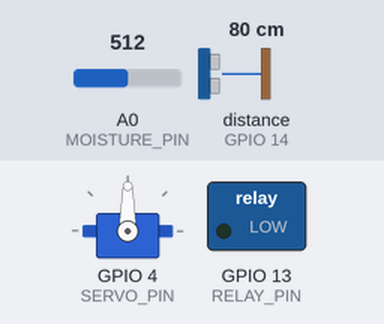
A sketch run on a simulated ESP8266 (NodeMCU). Shown: servo, switched loads named in the sketch (green lamp = pin HIGH). Wiring (inferred from the names in the program): ultrasonic range finder: trigger GPIO 12; echo GPIO 14. Inputs (shaded band) come from the test bench; at power-on: A0 (MOISTURE_PIN) = 512, distance to the obstacle (sensor on GPIO 14) 80 cm. The echo pulse lasts 58.3 µs per cm; WiFi joins after 1.5 s; servers stay silent unless stated; pins used as bus, display or sensor lines are not drawn; what the sketch prints to the serial monitor is not drawn.

Above: at 3.2 s.
3.3 s: A0 (MOISTURE_PIN) set to 810
At 5.4 s:
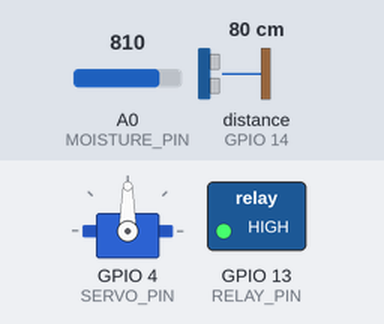
16.2 s: distance to the obstacle (sensor on GPIO 14) set to 8 cm
29.1 s: distance to the obstacle (sensor on GPIO 14) set to 5 cm
At 43.3 s:
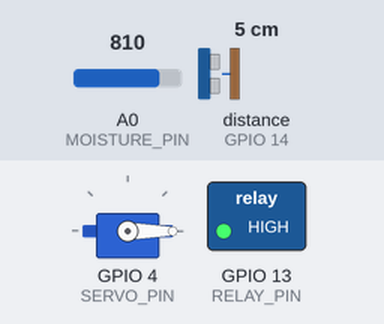
At 46.0 s:
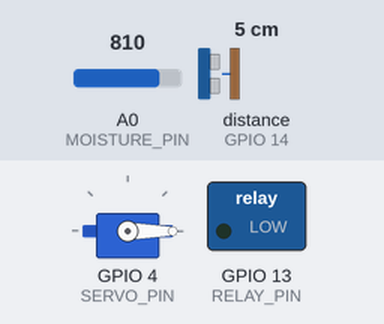
Timing chart, 0 to 47.5 s (numbered marks = the images above; inputs shaded):
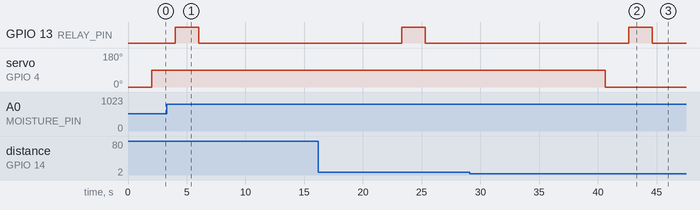

The sketch:

sketch_feb8a_copy_20250208235412.ino
```cpp
#include <ESP8266WiFi.h>
#include <ThingSpeak.h>
#include <Servo.h>

// Pin Definitions
#define TRIG_PIN 12    // GPIO12 (D6 on NodeMCU)
#define ECHO_PIN 14    // GPIO14 (D5 on NodeMCU)
#define SERVO_PIN 4    // GPIO4 (D2 on NodeMCU)
#define RELAY_PIN 13   // GPIO13 (D7 on NodeMCU)
#define MOISTURE_PIN A0

Servo servo;

// Wi-Fi Credentials
const char* ssid = "OPPO A76";
const char* password = "123456789";

// ThingSpeak Details
unsigned long channelID = 2804055;  // Replace with your ThingSpeak Channel ID
const char* writeAPIKey = "XF1GD9JUZA0YAXIU";  // Replace with your ThingSpeak Write API Key

WiFiClient client;

void setup() {
  Serial.begin(115200);
  Serial.println("Setup started...");

  // Initialize Pins
  pinMode(TRIG_PIN, OUTPUT);
  pinMode(ECHO_PIN, INPUT);
  pinMode(MOISTURE_PIN, INPUT);
  pinMode(RELAY_PIN, OUTPUT);
  digitalWrite(RELAY_PIN, LOW);

  // Attach Servo
  servo.attach(SERVO_PIN);
  servo.write(0); // Ensure servo starts in closed position
  Serial.println("Servo attached");

  // Connect to Wi-Fi
  WiFi.begin(ssid, password);
  Serial.print("Connecting to Wi-Fi");
  while (WiFi.status() != WL_CONNECTED) {
    delay(1000);
    Serial.print(".");
  }
  Serial.println("\nConnected to Wi-Fi");

  // Initialize ThingSpeak
  ThingSpeak.begin(client);
  Serial.println("ThingSpeak initialized");
}

void loop() {
  // Food Level Check
  int distance = getDistance();
    Serial.print("Distance: ");
    Serial.print(distance);
    Serial.println(" cm");

    controlServo(distance);

    delay(2000); // Delay for 2 seconds

  // Water Level Check
  int moistureLevel = getMoistureLevel();
  Serial.print("Moisture Level: ");
  Serial.println(moistureLevel);

  if (moistureLevel>800) {
    refillWater();
  } else {
    Serial.println("Moisture level is sufficient");
  }

  // Send Data to ThingSpeak
  ThingSpeak.setField(1, distance);
  ThingSpeak.setField(2, moistureLevel);
  int response = ThingSpeak.writeFields(channelID, writeAPIKey);

  if (response == 200) {
    Serial.println("Data sent to ThingSpeak successfully");
  } else {
    Serial.print("Error sending data to ThingSpeak: ");
    Serial.println(response);
  }

  delay(15000); // Update every 15 seconds
}

int getDistance() {
    digitalWrite(TRIG_PIN, LOW);
    delayMicroseconds(2);
    digitalWrite(TRIG_PIN, HIGH);
    delayMicroseconds(10);
    digitalWrite(TRIG_PIN, LOW);

  long duration = pulseIn(ECHO_PIN, HIGH, 30000); // Timeout after 30ms
  if (duration == 0) {
    Serial.println("Ultrasonic sensor timeout!");
    return -1; // Indicate error
  }

  int distance = duration * 0.034 / 2; // Convert duration to distance (cm)
  return distance;
}

int getMoistureLevel() {
  int moistureValue = analogRead(MOISTURE_PIN);
  return moistureValue;
}

void controlServo(int distance) {
    if (distance > 5 && distance <= 100) {
        Serial.println("Moving servo to 90°...");
        servo.write(90);

    } else {
        Serial.println("Moving servo to 0°...");
        servo.write(0);
    }
}

void refillWater() {
  Serial.println("Refilling water...");
  digitalWrite(RELAY_PIN, HIGH);
  delay(2000); // Run pump for 5 seconds
  digitalWrite(RELAY_PIN, LOW);
  Serial.println("Water refilled");
}
```

Measured:
- the behaviour switches between 7 and 6 cm on distance to the obstacle (sensor on GPIO 14) (found by bisection; images 1 and 2)
- after the input at 3.3 s, GPIO 13 (RELAY_PIN): LOW → HIGH after 0.71 s, → LOW 2.0 s later
- after the input at 29.1 s, servo on GPIO 4 (SERVO_PIN): 90° → 0° after 11.5 s
